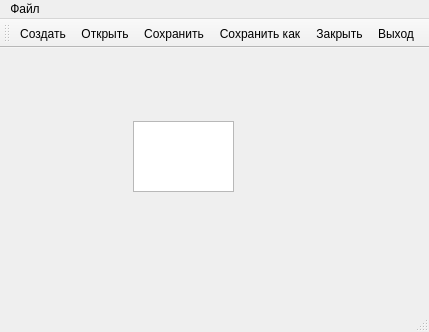
<?xml version="1.0" encoding="UTF-8"?>
<ui version="4.0">
 <class>MainWindow</class>
 <widget class="QMainWindow" name="MainWindow">
  <property name="geometry">
   <rect>
    <x>0</x>
    <y>0</y>
    <width>429</width>
    <height>332</height>
   </rect>
  </property>
  <property name="windowTitle">
   <string>MainWindow</string>
  </property>
  <widget class="QWidget" name="centralWidget">
   <widget class="QTextEdit" name="textEdit">
    <property name="geometry">
     <rect>
      <x>133</x>
      <y>73</y>
      <width>101</width>
      <height>71</height>
     </rect>
    </property>
   </widget>
  </widget>
  <widget class="QMenuBar" name="menuBar">
   <property name="geometry">
    <rect>
     <x>0</x>
     <y>0</y>
     <width>429</width>
     <height>22</height>
    </rect>
   </property>
   <widget class="QMenu" name="menu">
    <property name="title">
     <string>Файл</string>
    </property>
    <addaction name="action"/>
    <addaction name="action_2"/>
    <addaction name="action_3"/>
    <addaction name="action_4"/>
    <addaction name="action_6"/>
    <addaction name="separator"/>
    <addaction name="action_5"/>
   </widget>
   <addaction name="menu"/>
  </widget>
  <widget class="QToolBar" name="mainToolBar">
   <attribute name="toolBarArea">
    <enum>TopToolBarArea</enum>
   </attribute>
   <attribute name="toolBarBreak">
    <bool>false</bool>
   </attribute>
   <addaction name="action"/>
   <addaction name="action_2"/>
   <addaction name="action_3"/>
   <addaction name="action_4"/>
   <addaction name="action_6"/>
   <addaction name="action_5"/>
  </widget>
  <widget class="QStatusBar" name="statusBar"/>
  <action name="action">
   <property name="icon">
    <iconset resource="res.qrc">
     <normaloff>:/img/img/new.png</normaloff>:/img/img/new.png</iconset>
   </property>
   <property name="text">
    <string>Создать</string>
   </property>
  </action>
  <action name="action_2">
   <property name="icon">
    <iconset resource="res.qrc">
     <normaloff>:/img/img/open.png</normaloff>:/img/img/open.png</iconset>
   </property>
   <property name="text">
    <string>Открыть</string>
   </property>
  </action>
  <action name="action_3">
   <property name="icon">
    <iconset resource="res.qrc">
     <normaloff>:/img/img/save.png</normaloff>:/img/img/save.png</iconset>
   </property>
   <property name="text">
    <string>Сохранить</string>
   </property>
  </action>
  <action name="action_4">
   <property name="icon">
    <iconset resource="res.qrc">
     <normaloff>:/img/img/saveAs.png</normaloff>:/img/img/saveAs.png</iconset>
   </property>
   <property name="text">
    <string>Сохранить как</string>
   </property>
  </action>
  <action name="action_5">
   <property name="icon">
    <iconset resource="res.qrc">
     <normaloff>:/img/img/exit.png</normaloff>:/img/img/exit.png</iconset>
   </property>
   <property name="text">
    <string>Выход</string>
   </property>
  </action>
  <action name="action_6">
   <property name="icon">
    <iconset resource="res.qrc">
     <normaloff>:/img/img/close.png</normaloff>:/img/img/close.png</iconset>
   </property>
   <property name="text">
    <string>Закрыть</string>
   </property>
  </action>
 </widget>
 <layoutdefault spacing="6" margin="11"/>
 <resources>
  <include location="res.qrc"/>
 </resources>
 <connections/>
</ui>
